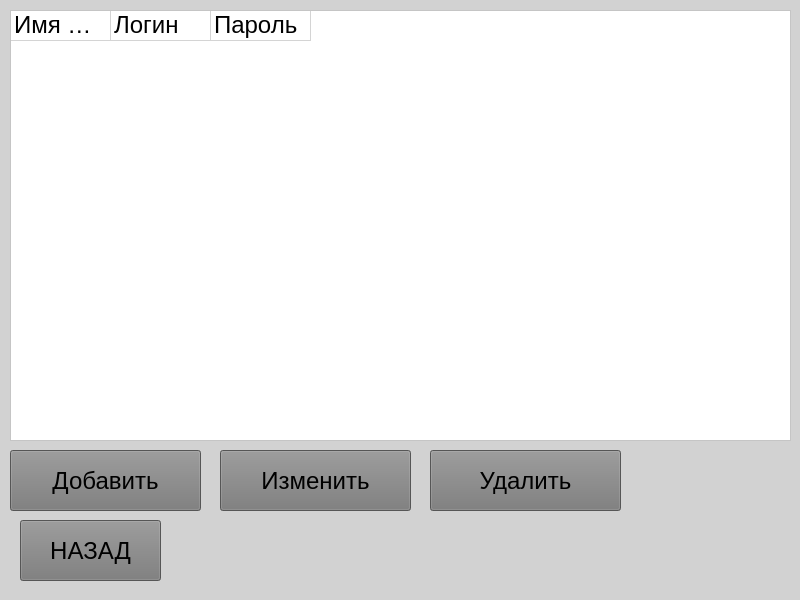
<?xml version="1.0" encoding="UTF-8"?>
<ui version="4.0">
 <class>MainWindow</class>
 <widget class="QMainWindow" name="MainWindow">
  <property name="geometry">
   <rect>
    <x>0</x>
    <y>0</y>
    <width>800</width>
    <height>600</height>
   </rect>
  </property>
  <property name="windowTitle">
   <string>Второе окно</string>
  </property>
  <property name="styleSheet">
   <string notr="true">background-color:rgb(210,210,210,);</string>
  </property>
  <widget class="QWidget" name="centralwidget">
   <widget class="QTableWidget" name="tableWidget">
    <property name="geometry">
     <rect>
      <x>10</x>
      <y>10</y>
      <width>781</width>
      <height>431</height>
     </rect>
    </property>
    <property name="font">
     <font>
      <family>Arial</family>
      <pointsize>18</pointsize>
     </font>
    </property>
    <property name="styleSheet">
     <string notr="true">background-color: rgb(255,255,255);</string>
    </property>
    <property name="editTriggers">
     <set>QAbstractItemView::NoEditTriggers</set>
    </property>
    <property name="rowCount">
     <number>1</number>
    </property>
    <property name="columnCount">
     <number>3</number>
    </property>
    <attribute name="horizontalHeaderVisible">
     <bool>false</bool>
    </attribute>
    <attribute name="verticalHeaderVisible">
     <bool>false</bool>
    </attribute>
    <row/>
    <column/>
    <column/>
    <column/>
    <item row="0" column="0">
     <property name="text">
      <string>Имя пользователя</string>
     </property>
     <property name="font">
      <font>
       <family>Arial</family>
       <pointsize>18</pointsize>
      </font>
     </property>
     <property name="background">
      <brush brushstyle="NoBrush">
       <color alpha="255">
        <red>0</red>
        <green>0</green>
        <blue>0</blue>
       </color>
      </brush>
     </property>
     <property name="foreground">
      <brush brushstyle="SolidPattern">
       <color alpha="255">
        <red>0</red>
        <green>0</green>
        <blue>0</blue>
       </color>
      </brush>
     </property>
    </item>
    <item row="0" column="1">
     <property name="text">
      <string>Логин</string>
     </property>
     <property name="font">
      <font>
       <family>Arial</family>
       <pointsize>18</pointsize>
      </font>
     </property>
     <property name="background">
      <brush brushstyle="NoBrush">
       <color alpha="255">
        <red>0</red>
        <green>0</green>
        <blue>0</blue>
       </color>
      </brush>
     </property>
     <property name="foreground">
      <brush brushstyle="SolidPattern">
       <color alpha="255">
        <red>0</red>
        <green>0</green>
        <blue>0</blue>
       </color>
      </brush>
     </property>
    </item>
    <item row="0" column="2">
     <property name="text">
      <string>Пароль</string>
     </property>
     <property name="font">
      <font>
       <family>Arial</family>
       <pointsize>18</pointsize>
      </font>
     </property>
     <property name="background">
      <brush brushstyle="NoBrush">
       <color alpha="255">
        <red>0</red>
        <green>0</green>
        <blue>0</blue>
       </color>
      </brush>
     </property>
     <property name="foreground">
      <brush brushstyle="SolidPattern">
       <color alpha="255">
        <red>0</red>
        <green>0</green>
        <blue>0</blue>
       </color>
      </brush>
     </property>
    </item>
   </widget>
   <widget class="QPushButton" name="button_quit">
    <property name="geometry">
     <rect>
      <x>20</x>
      <y>520</y>
      <width>141</width>
      <height>61</height>
     </rect>
    </property>
    <property name="font">
     <font>
      <family>Arial</family>
      <pointsize>18</pointsize>
     </font>
    </property>
    <property name="styleSheet">
     <string notr="true">background-color: rgb(120,120,120);color:rgb(0,0,0);</string>
    </property>
    <property name="text">
     <string>НАЗАД</string>
    </property>
   </widget>
   <widget class="QPushButton" name="button_add">
    <property name="geometry">
     <rect>
      <x>10</x>
      <y>450</y>
      <width>191</width>
      <height>61</height>
     </rect>
    </property>
    <property name="font">
     <font>
      <family>Arial</family>
      <pointsize>18</pointsize>
     </font>
    </property>
    <property name="styleSheet">
     <string notr="true">background-color: rgb(120,120,120);color:rgb(0,0,0);</string>
    </property>
    <property name="text">
     <string>Добавить</string>
    </property>
   </widget>
   <widget class="QPushButton" name="button_change">
    <property name="geometry">
     <rect>
      <x>220</x>
      <y>450</y>
      <width>191</width>
      <height>61</height>
     </rect>
    </property>
    <property name="font">
     <font>
      <family>Arial</family>
      <pointsize>18</pointsize>
     </font>
    </property>
    <property name="styleSheet">
     <string notr="true">background-color: rgb(120,120,120);color:rgb(0,0,0);</string>
    </property>
    <property name="text">
     <string>Изменить</string>
    </property>
   </widget>
   <widget class="QPushButton" name="button_delete">
    <property name="geometry">
     <rect>
      <x>430</x>
      <y>450</y>
      <width>191</width>
      <height>61</height>
     </rect>
    </property>
    <property name="font">
     <font>
      <family>Arial</family>
      <pointsize>18</pointsize>
     </font>
    </property>
    <property name="styleSheet">
     <string notr="true">background-color: rgb(120,120,120);color:rgb(0,0,0);</string>
    </property>
    <property name="text">
     <string>Удалить</string>
    </property>
   </widget>
  </widget>
 </widget>
 <resources/>
 <connections/>
</ui>
